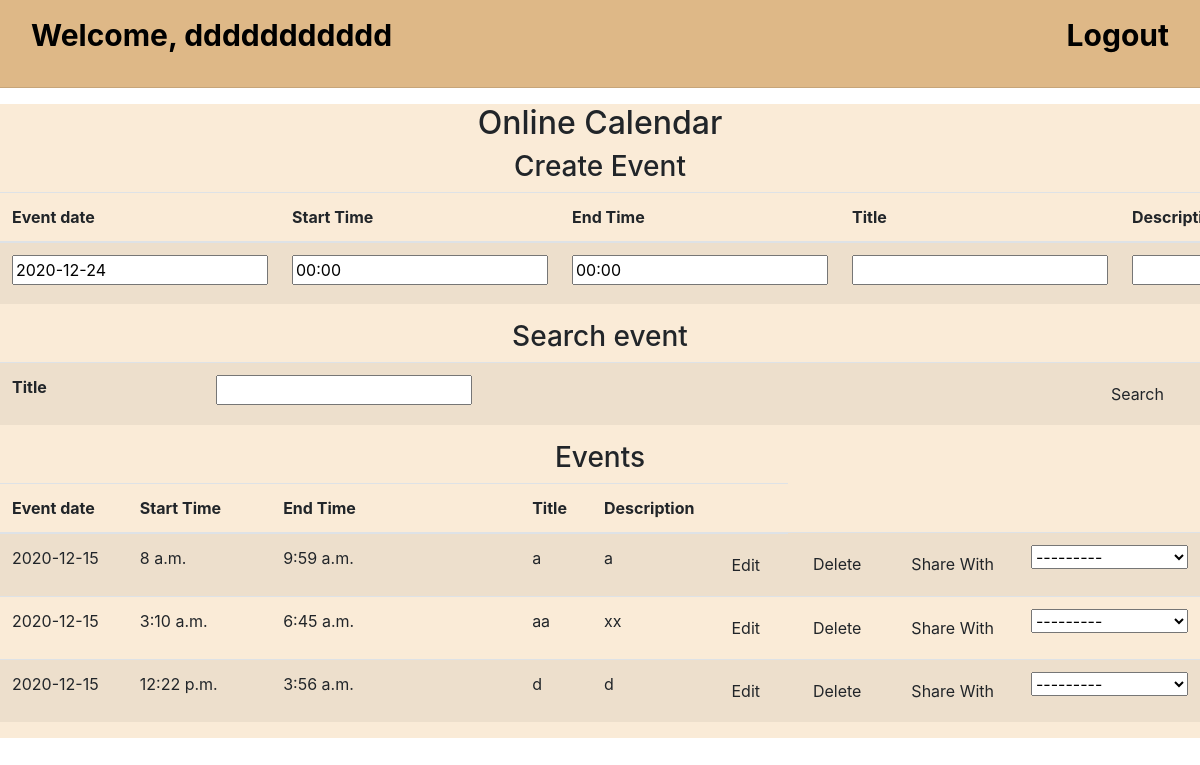
Page / (signed in) on the earlier database version.
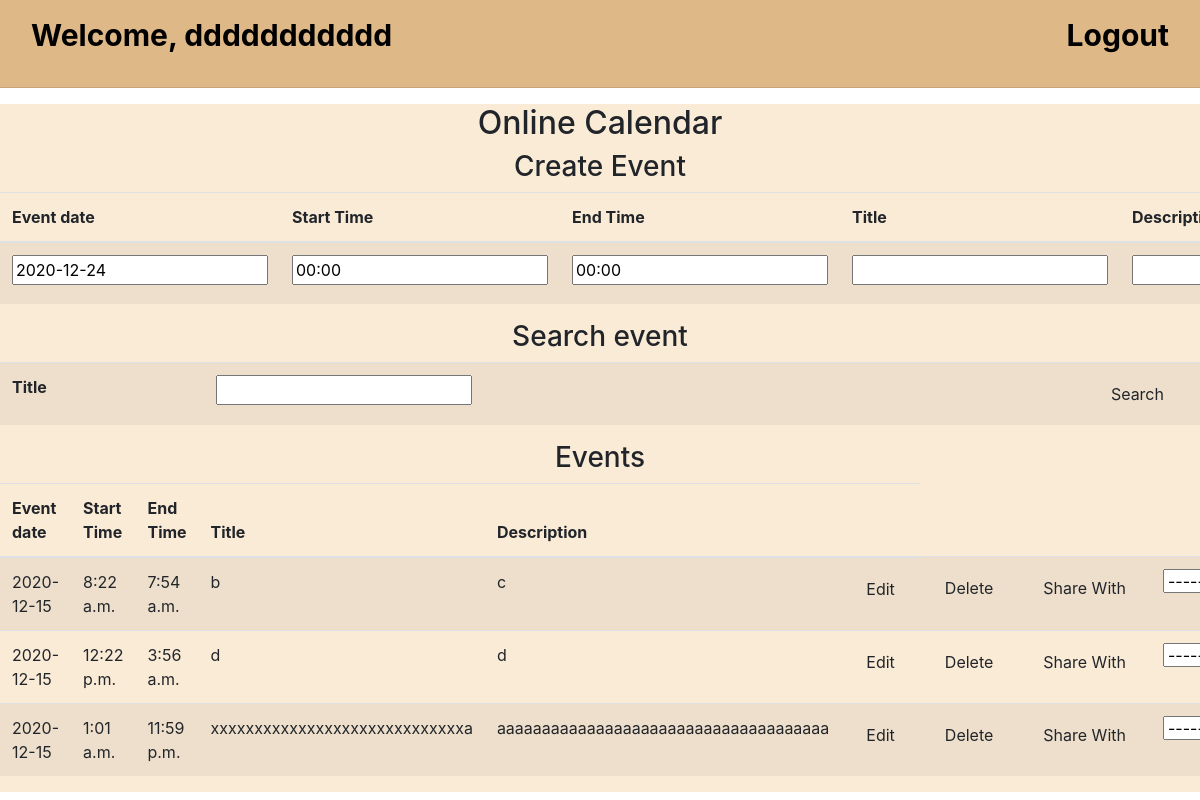
Same page on the later database version.
### myapp/models.py (models this page shows, shortened)
class Record(models.Model):
    date = DateField()
    time_start = models.TimeField(auto_now=False, auto_now_add=False, default='00:00')
    time_end = models.TimeField(auto_now=False, auto_now_add=False, default='00:00')
    title = CharField(max_length=300)
    description = CharField(max_length=300)
    user = models.ForeignKey(User, null=True, on_delete=models.CASCADE)

### myapp/views.py (the view)
# urls.py: path('', views.index),
@login_required
def index(request):
    user = request.user
    record_form = RecordForm(user=user)
    user_form = UserForm()
    records = Record.objects.filter(user=user)
    return render(request, 'app/index.html', locals())

### myapp/forms.py
class RecordForm(ModelForm):
    def __init__(self, user, *args, **kwargs):
        super().__init__(*args, **kwargs)
    class Meta:
        model = Record
        fields = ['date', 'time_start', 'time_end', 'title', 'description']
        widgets = {
            'date': TextInput(attrs={
                'id': 'datepicker1',
                'value': date.today().strftime('%Y-%m-%d')
            }),
        }

class UserForm(ModelForm):
    class Meta:
        model = Record
        fields = ['user']

### myapp/templates/app/index.html (shortened to what this page needs)
<!DOCTYPE html>
<html lang="en">
<head>
    <link href="https://stackpath.bootstrapcdn.com/bootstrap/4.4.1/css/bootstrap.min.css" rel="stylesheet"
>
</head>
<body>
  <div style="background-color:burlywood;">
    <nav class="navbar navbar-inverse navbar-fixed-top">
      <div class="container-fluid">
        <div class="navbar-header">
          <a class="navbar-brand" href="" style="color:#000; font-weight:bold; font-size:30px;">Welcome, {{ user.username }}</a>
        </div>
        <ul class="nav navbar-nav navbar-right">
          <li><a href="/accounts/logout" style="color:#000; font-weight:bold; font-size:30px;">Logout</a></li>
        </ul>
      </div>
    </nav>
    <hr />
  </div>
  <div style="background-color: antiquewhite;">
    <h2 class="page-header" align="center">Online Calendar</h2>
    <div class= "th-wrapper">
    <h3 class="sub-header" align="center">Create Event</h3>
    </div>
    <div class="table-responsive">
      <form action="/add_event" method="post">
        <table class="table table-striped">
        <col style="width:15%">
        <col style="width:18%">
        <col style="width:35%">
        <col style="width:7%">
          <thead>
             <tr>
              <th>Event date</th>
              <th>Start Time</th>
              <th>End Time</th>
              <th>Title</th>
              <th>Description</th>
            </tr>
          </thead>
          <tbody>
            <tr>
           {% for field in record_form %}
              <td>{{field}}</td>
           {% endfor %}
            </tr>
          </tbody>
        </table>
      </form>
    </div>
    <div class= "th-wrapper">
      <h3 class="sub-header" align="center">Search event</h3>
    </div>
    <div class="table-responsive">
      <form action="/search_event" method="post">
        <table class="table table-striped">
        <col style="width:15%">
        <col style="width:65%">
        <col style="width:7%">
          <tr>
            <th>Title</th>
              <td><input type="text" name="title"></td>
              <td><input type="submit" class="btn show-new-item" value="Search"/></td>
          </tr>
        </table>
      </form>
    </div>
    <h3 class="sub-header" align="center">Events</h3>
    <div class="table-responsive">
      <table class="table table-striped">
        <col style="width:15%">
        <col style="width:18%">
        <col style="width:35%">
        <col style="width:7%">
        <col style="width:7%">
        <col style="width:7%">
        <thead>
          <tr>
            <th>Event date</th>
            <th>Start Time</th>
            <th>End Time</th>
            <th>Title</th>
            <th>Description</th>
            <th></th>
          </tr>
        </thead>
        <tbody>
          {% for record in records %}
          <tr>
            <td>{{ record.date | date:"Y-m-d" }}</td>
            <td>{{ record.time_start}}</td>
            <td>{{ record.time_end}}</td>
            <td>{{ record.title }}</td>
            <td>{{ record.description }}</td>
            <td>
              <form method="post" action="/edit_event">
                <input type="submit" class="btn" value="Edit">
              </form>
            </td>
            <td>
              <form method="post" action="/delete_event">
                <input type="submit" class="btn" value="Delete">
              </form>
            </td>
            <form method="post" action="/share_event">
              <td>
                  <input type="submit" class="btn" value="Share With">
              </td>
              <td>
                  {{user_form.user}}
              </td>
            </form>
          </tr>
          {% endfor %}
        </tbody>
      </table>
    </div>
  </div>
</body>
</html>

Differences in the rows shown:
removed Record: date "2020-12-15", time_start "3:10 a.m.", time_end "6:45 a.m.", title "aa", description "xx"
changed Record (number 1 of 3 on the later page): time_start "8 a.m." → "8:22 a.m."; time_end "9:59 a.m." → "7:54 a.m."; title "a" → "b"; description "a" → "c"
added Record: date "2020-12-15", time_start "1:01 a.m.", time_end "11:59 p.m.", title "xxxxxxxxxxxxxxxxxxxxxxxxxxxxxa", description "aaaaaaaaaaaaaaaaaaaaaaaaaaaaaaaaaaaaa"
